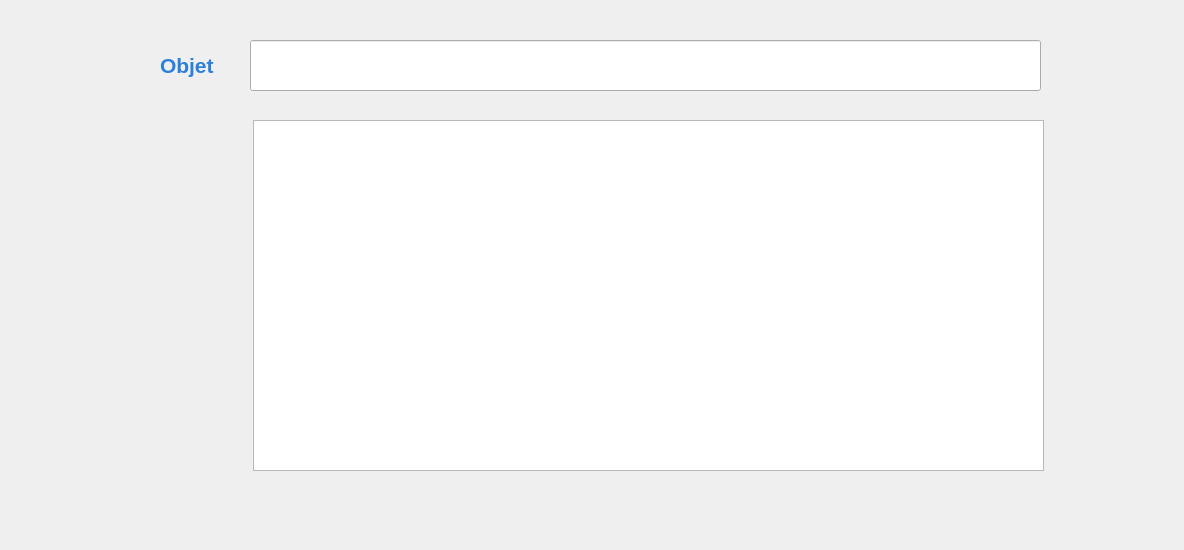
      <widget class="QWidget" name="page_12">
       <widget class="QPushButton" name="send">
        <property name="geometry">
         <rect>
          <x>1100</x>
          <y>500</y>
          <width>75</width>
          <height>41</height>
         </rect>
        </property>
        <property name="styleSheet">
         <string notr="true">#send{
background-color: transparent;
border-image: url(:mailing.png);
background: none;
border: none;
background-repeat: none;
}
</string>
        </property>
        <property name="text">
         <string/>
        </property>
       </widget>
       <widget class="QLabel" name="label_2">
        <property name="geometry">
         <rect>
          <x>160</x>
          <y>50</y>
          <width>141</width>
          <height>31</height>
         </rect>
        </property>
        <property name="styleSheet">
         <string notr="true">&lt;html&gt;&lt;head/&gt;&lt;body&gt;&lt;p&gt;&lt;span style=&quot; font-size:16pt; font-weight:600; color:#2d80d9;&quot;&gt;Identifiant&lt;/span&gt;&lt;/p&gt;&lt;/body&gt;&lt;/html&gt;</string>
        </property>
        <property name="text">
         <string>&lt;html&gt;&lt;head/&gt;&lt;body&gt;&lt;p&gt;&lt;span style=&quot; font-size:16pt; font-weight:600; color:#2d80d9;&quot;&gt;Objet&lt;/span&gt;&lt;/p&gt;&lt;/body&gt;&lt;/html&gt;</string>
        </property>
       </widget>
       <widget class="QPushButton" name="back_mail">
        <property name="geometry">
         <rect>
          <x>100</x>
          <y>500</y>
          <width>91</width>
          <height>41</height>
         </rect>
        </property>
        <property name="styleSheet">
         <string notr="true">#back_mail {
background-color: transparent;
border-image: url(:Annuler.png);
background: none;
border: none;
background-repeat: none;
}</string>
        </property>
        <property name="text">
         <string/>
        </property>
       </widget>
       <widget class="QPlainTextEdit" name="corps">
        <property name="geometry">
         <rect>
          <x>253</x>
          <y>120</y>
          <width>791</width>
          <height>351</height>
         </rect>
        </property>
       </widget>
       <widget class="QLineEdit" name="objet">
        <property name="geometry">
         <rect>
          <x>250</x>
          <y>40</y>
          <width>791</width>
          <height>51</height>
         </rect>
        </property>
       </widget>
      </widget>
